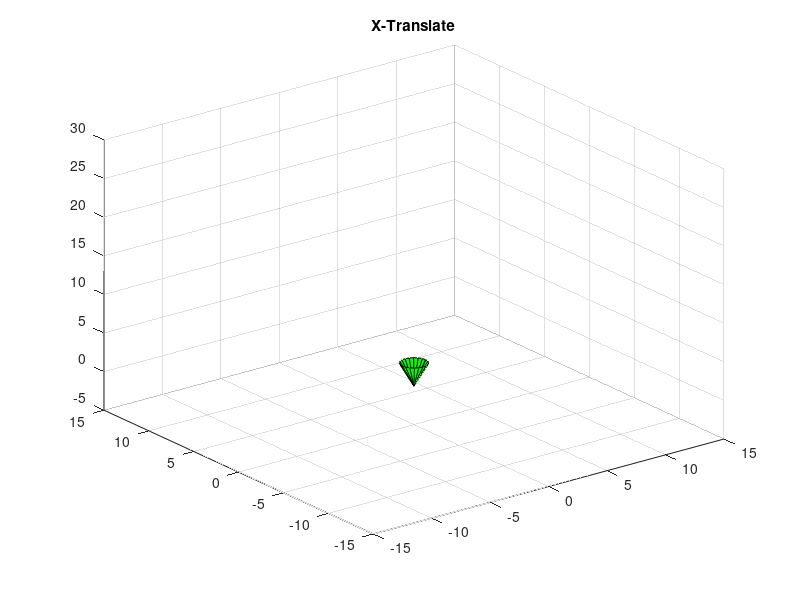

Source code (MATLAB): (Note: this script raises an error after producing the figure.)

% Define shape: cone
[xcyl,ycyl,zcyl]=cylinder([0 1],20);
zcyl=(zcyl*3);
Conic=surface(xcyl,ycyl,zcyl,'facecolor','g');

% define axes and 3D space
axis([-15 15 -15 15 -5 30]);
view(3)
grid on
drawnow

Cc=hgtransform('Parent',gca); % Make transform object
set(Conic,'Parent',Cc); % Make cone a transform object


% First motion is translation
title('X-Translate')
for t=1:10
    Xmov=makehgtform('translate', [t 0 0]);
    set(Cc,'Matrix',Xmov); % Translate in x direction
    pause(.2)
end

title('Y-Translate')
for t=1:10
    Ymov=makehgtform('translate', [0 t 0]);
    set(Cc,'Matrix',Ymov); % Translate in y direction
    pause(.2)
end

title('Z-Translate')
for t=1:10
    Zmov=makehgtform('translate', [0 0 t]);
    set(Cc,'Matrix',Zmov); % Translate in z direction
    pause(.2)
end

title('Rotate about X axis')
pause(1) % pause for switching motion to rotating

for t=1:25
    Xrot=makehgtform('xrotate',1.25*t);
    set(Cc,'Matrix',Xrot);% Rotates cone about x axis
    pause(.1)
end

title('Rotate about Y axis')
pause(1)
for t=1:25
    Yrot=makehgtform('yrotate',1.25*t);
    set(Cc,'Matrix',Yrot);% Rotates cone about y axis
    pause(.1)
end

title('Rotate about Z axis')
pause(1)
for t=1:25
    Zrot=makehgtform('zrotate',3*t);
    set(Cc,'Matrix',Zrot);% Rotates cone about z axis
    pause(.2)
end

title('Scale for elongation')
pause(1) % pause for switching motion to scaling

for t=1:10
    growlong=makehgtform('scale',[1 1 t]);
    set(Cc,'Matrix',growlong);% elongates cone
    pause(.2)
end

title('Scale for scale for dilation')
for t=1:10
    growopening=makehgtform('scale',[t t 1]);
    set(Cc,'Matrix',growopening);% widens opening of cone
    pause(.2)
end